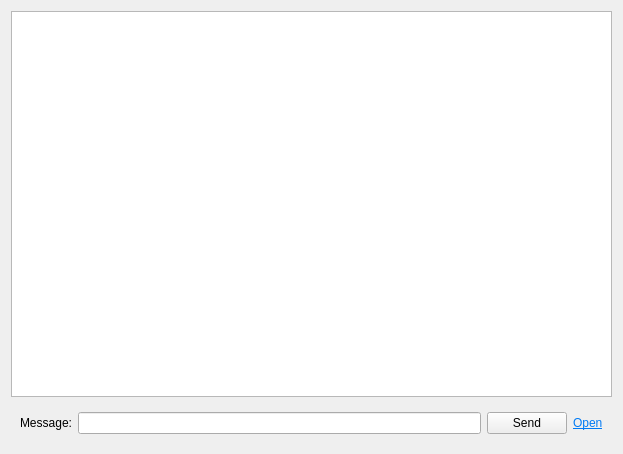
<?xml version="1.0" encoding="UTF-8"?>
<ui version="4.0">
 <class>ClientChatWidget</class>
 <widget class="QWidget" name="ClientChatWidget">
  <property name="geometry">
   <rect>
    <x>0</x>
    <y>0</y>
    <width>623</width>
    <height>454</height>
   </rect>
  </property>
  <property name="windowTitle">
   <string>Form</string>
  </property>
  <layout class="QVBoxLayout" name="verticalLayout_2">
   <item>
    <layout class="QVBoxLayout" name="verticalLayout">
     <item>
      <widget class="QListWidget" name="lstMessages"/>
     </item>
     <item>
      <widget class="QWidget" name="wdgSend" native="true">
       <layout class="QHBoxLayout" name="horizontalLayout">
        <item>
         <widget class="QLabel" name="Messagelable">
          <property name="text">
           <string>Message:</string>
          </property>
         </widget>
        </item>
        <item>
         <widget class="QLineEdit" name="lnMessage"/>
        </item>
        <item>
         <widget class="QPushButton" name="btnSend">
          <property name="text">
           <string>Send</string>
          </property>
         </widget>
        </item>
        <item>
         <widget class="QLabel" name="lblOpenFolder">
          <property name="text">
           <string>&lt;html&gt;&lt;head/&gt;&lt;body&gt;&lt;p&gt;&lt;a href=&quot;#&quot;&gt;&lt;span style=&quot; text-decoration: underline; color:#007af4;&quot;&gt;Open&lt;/span&gt;&lt;/a&gt;&lt;/p&gt;&lt;/body&gt;&lt;/html&gt;</string>
          </property>
         </widget>
        </item>
       </layout>
      </widget>
     </item>
    </layout>
   </item>
  </layout>
 </widget>
 <resources/>
 <connections/>
</ui>
